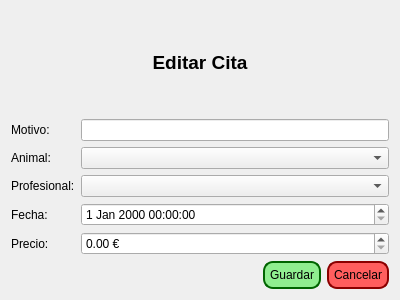
<?xml version="1.0" encoding="UTF-8"?>
<ui version="4.0">
 <class>Form</class>
 <widget class="QWidget" name="Form">
  <property name="geometry">
   <rect>
    <x>0</x>
    <y>0</y>
    <width>400</width>
    <height>300</height>
   </rect>
  </property>
  <property name="windowTitle">
   <string>Detalle de Cita</string>
  </property>
  <layout class="QVBoxLayout" name="verticalLayout">
   <item>
    <widget class="QLabel" name="labelTitulo">
     <property name="font">
      <font>
       <pointsize>14</pointsize>
       <bold>true</bold>
      </font>
     </property>
     <property name="text">
      <string>Editar Cita</string>
     </property>
     <property name="alignment">
      <set>Qt::AlignmentFlag::AlignCenter</set>
     </property>
    </widget>
   </item>
   <item>
    <layout class="QFormLayout" name="formLayout">
     <item row="0" column="0">
      <widget class="QLabel" name="label">
       <property name="text">
        <string>Motivo:</string>
       </property>
      </widget>
     </item>
     <item row="0" column="1">
      <widget class="QLineEdit" name="editMotivo"/>
     </item>
     <item row="1" column="0">
      <widget class="QLabel" name="label_2">
       <property name="text">
        <string>Animal:</string>
       </property>
      </widget>
     </item>
     <item row="2" column="0">
      <widget class="QLabel" name="label_3">
       <property name="text">
        <string>Profesional:</string>
       </property>
      </widget>
     </item>
     <item row="3" column="0">
      <widget class="QLabel" name="label_4">
       <property name="text">
        <string>Fecha:</string>
       </property>
      </widget>
     </item>
     <item row="3" column="1">
      <widget class="QDateTimeEdit" name="editFecha"/>
     </item>
     <item row="4" column="0">
      <widget class="QLabel" name="label_5">
       <property name="text">
        <string>Precio:</string>
       </property>
      </widget>
     </item>
     <item row="4" column="1">
      <widget class="QDoubleSpinBox" name="editPrecio">
       <property name="suffix">
        <string> €</string>
       </property>
       <property name="maximum">
        <double>9999.989999999999782</double>
       </property>
      </widget>
     </item>
     <item row="2" column="1">
      <widget class="QComboBox" name="editProfesional"/>
     </item>
     <item row="1" column="1">
      <widget class="QComboBox" name="editAnimal"/>
     </item>
    </layout>
   </item>
   <item>
    <layout class="QHBoxLayout" name="horizontalLayout">
     <item>
      <spacer name="horizontalSpacer">
       <property name="orientation">
        <enum>Qt::Orientation::Horizontal</enum>
       </property>
       <property name="sizeHint" stdset="0">
        <size>
         <width>40</width>
         <height>20</height>
        </size>
       </property>
      </spacer>
     </item>
     <item>
      <widget class="QPushButton" name="btnGuardar">
       <property name="styleSheet">
        <string notr="true">QPushButton {
    background-color: lightgreen;
    color: Black;
    border: 2px solid #006400;
    border-radius: 10px;
    padding: 5px;
}

QPushButton:hover {
    background-color: #00b300;
}

QPushButton:pressed {
    background-color: #004d00;
}</string>
       </property>
       <property name="text">
        <string>Guardar</string>
       </property>
      </widget>
     </item>
     <item>
      <widget class="QPushButton" name="btnCancelar">
       <property name="styleSheet">
        <string notr="true">QPushButton {
    background-color: #ff5e5e;
    color: black;
    border: 2px solid #8B0000;
    border-radius: 10px;
    padding: 5px;
}

QPushButton:hover {
    background-color: #df5252;
}

QPushButton:pressed {
    background-color: #cc0000;
}</string>
       </property>
       <property name="text">
        <string>Cancelar</string>
       </property>
      </widget>
     </item>
    </layout>
   </item>
  </layout>
 </widget>
 <resources/>
 <connections/>
</ui>
